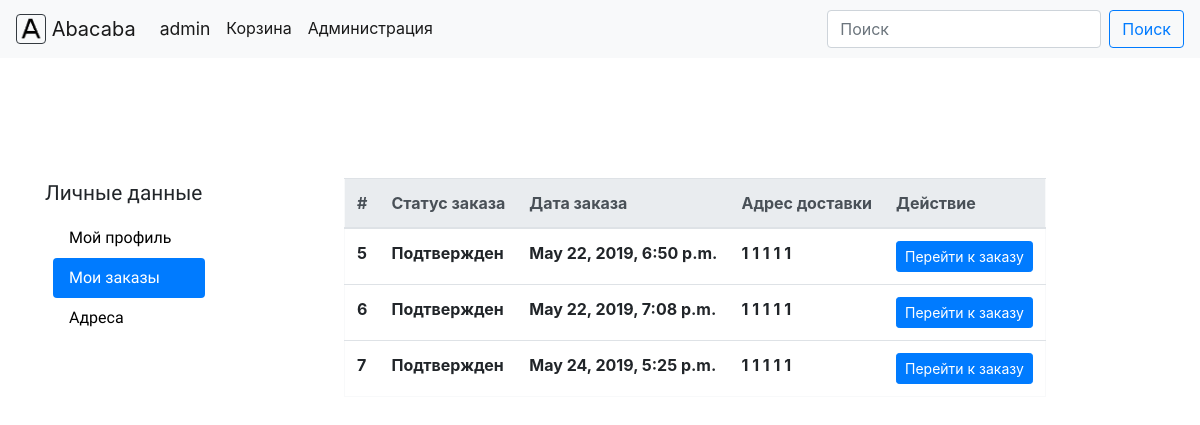
The page /accounts/orders (signed in) on the database as committed earlier.
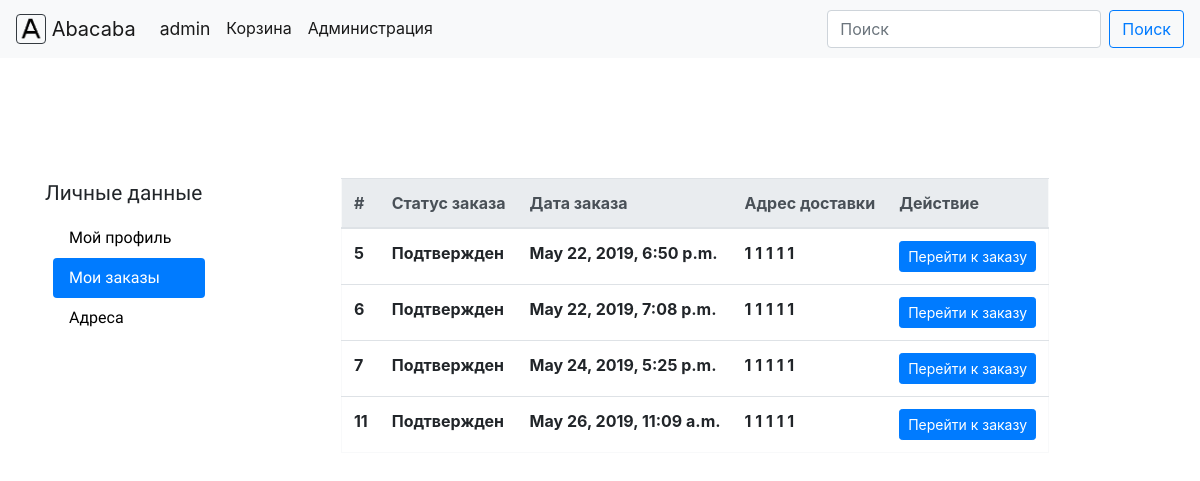
The same page on the database as committed later.
### core/models.py (models this page shows)
class Order(models.Model):
    id = models.AutoField(primary_key=True)
    status = models.TextField(default='Ожидает подтверждения')
    author = models.ForeignKey(to=User,
                               on_delete=models.CASCADE,
                               null=True,
                               blank=True,
                               related_name='orders')
    cost = models.IntegerField(default=0)
    order_date = models.DateTimeField(auto_now_add=True)
    address = models.ForeignKey(to=Addresses,
                                on_delete=models.SET_NULL,
                                null=True,
                                related_name='orders')
    email = models.TextField(null=True,
                             blank=True)  # #Электронная почта для заказов от незарегистрированных пользователей

class Addresses(models.Model):
    id = models.AutoField(primary_key=True)
    description = models.TextField(blank=True,
                                   null=True)
    customer = models.ForeignKey(to=User,
                                 on_delete=models.CASCADE,
                                 null=True,
                                 blank=True,
                                 related_name='addresses')
    city = models.TextField(default='Москва')
    street = models.TextField(default='Довженко')
    building = models.TextField(default='1')
    flat = models.TextField(default='1')
    entrance = models.TextField(null=True, blank=True)
    def __str__(self):
        return self.city + ' ' + self.street + ' ' + self.building + ' ' + self.entrance + ' ' + self.flat

### core/views.py (the view)
# urls.py: url('accounts/orders', views.profile_orders, name='profile_orders'),
@login_required
def profile_orders(request):
    user = User.objects.get(username=request.user.username)
    orders = Order.objects.filter(author=user)
    if orders.count() == 0:
        return render(request, 'registration/profile_orders.html', {'empty': 'yes'})
    return render(request, 'registration/profile_orders.html', {'orders': orders})

### core/templates/registration/profile_orders.html (shortened to what this page needs)
{% extends 'registration/profile_navigation.html' %}
{% block data %}
    <div>
        {% load widget_tweaks %}
        {% if not empty %}
            <table class="table border border-light">
              <thead class="thead-light">
                <tr>
                    <th scope="col">#</th>
                    <th scope="col">Статус заказа</th>
                    <th scope="col">Дата заказа</th>
                    <th scope="col">Адрес доставки</th>
                    <th scope="col">Действие</th>
                </tr>
              </thead>
              <tbody>
                    {% for key in orders %}
                        <tr>
                            <th scope="row" style="overflow: hidden;">{{ key.id }}</th>
                            <th scope="row" style="overflow: hidden;">{{ key.status }}</th>
                            <th scope="row" style="overflow: hidden;">{{ key.order_date }}</th>
                            <th scope="row" style="overflow: hidden;">{{ key.address }}</th>
                            <th scope="row" style="overflow: hidden;">
                                <a class="btn btn-primary btn-sm" href="/order?id={{ key.id }}">Перейти к заказу</a>
                            </th>
                        </tr>
                    {% endfor %}
              </tbody>
            </table>
        {% endif %}
    </div>
{% endblock %}

Rows that differ between the two databases and show on the page:
added Order: id "11", status "Подтвержден", order_date "May 26, 2019, 11:09 a.m.", address "1 1 1 1 1"
